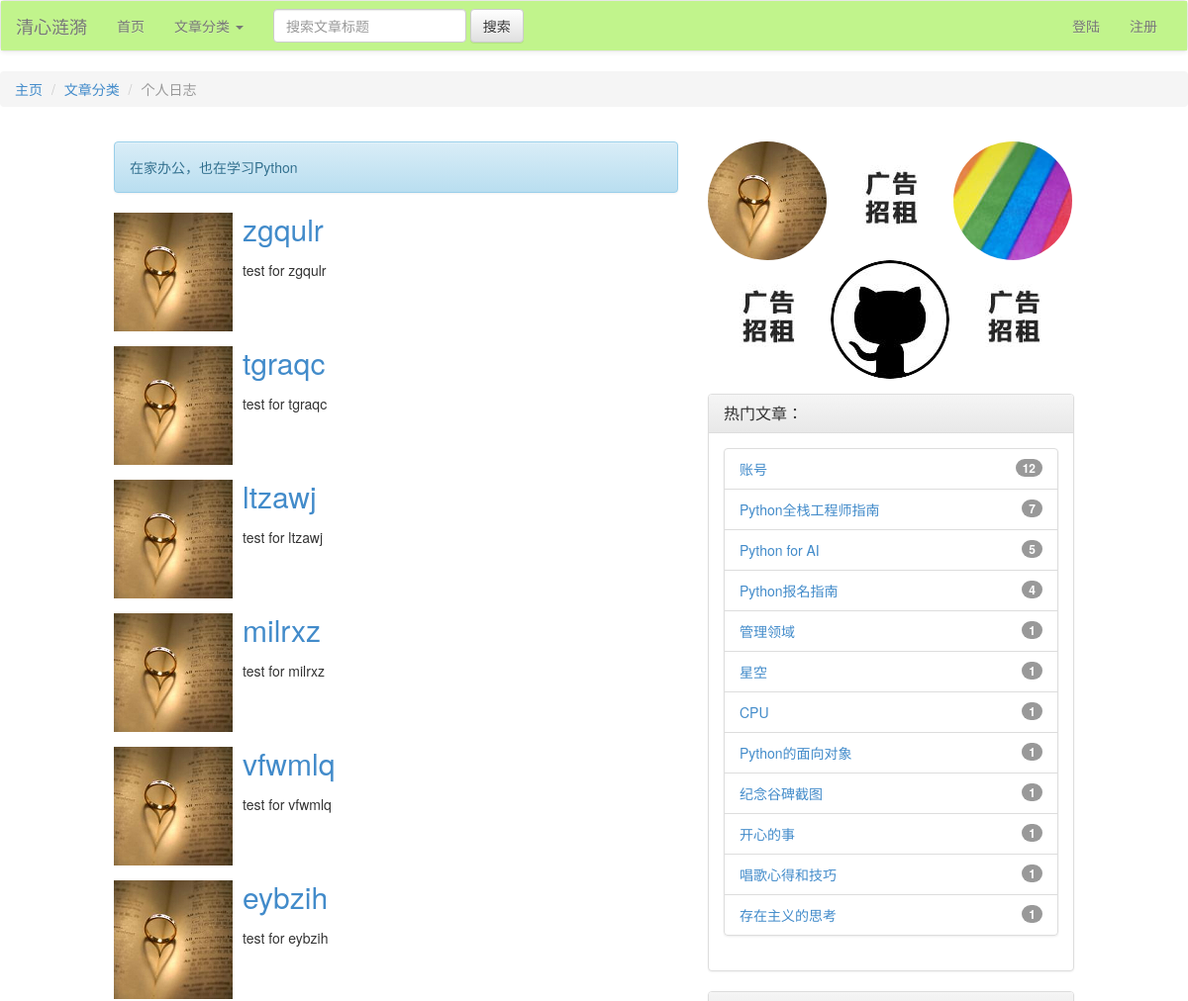
/article/cate/2/1 (upper part), run on an earlier commit of the app's database.
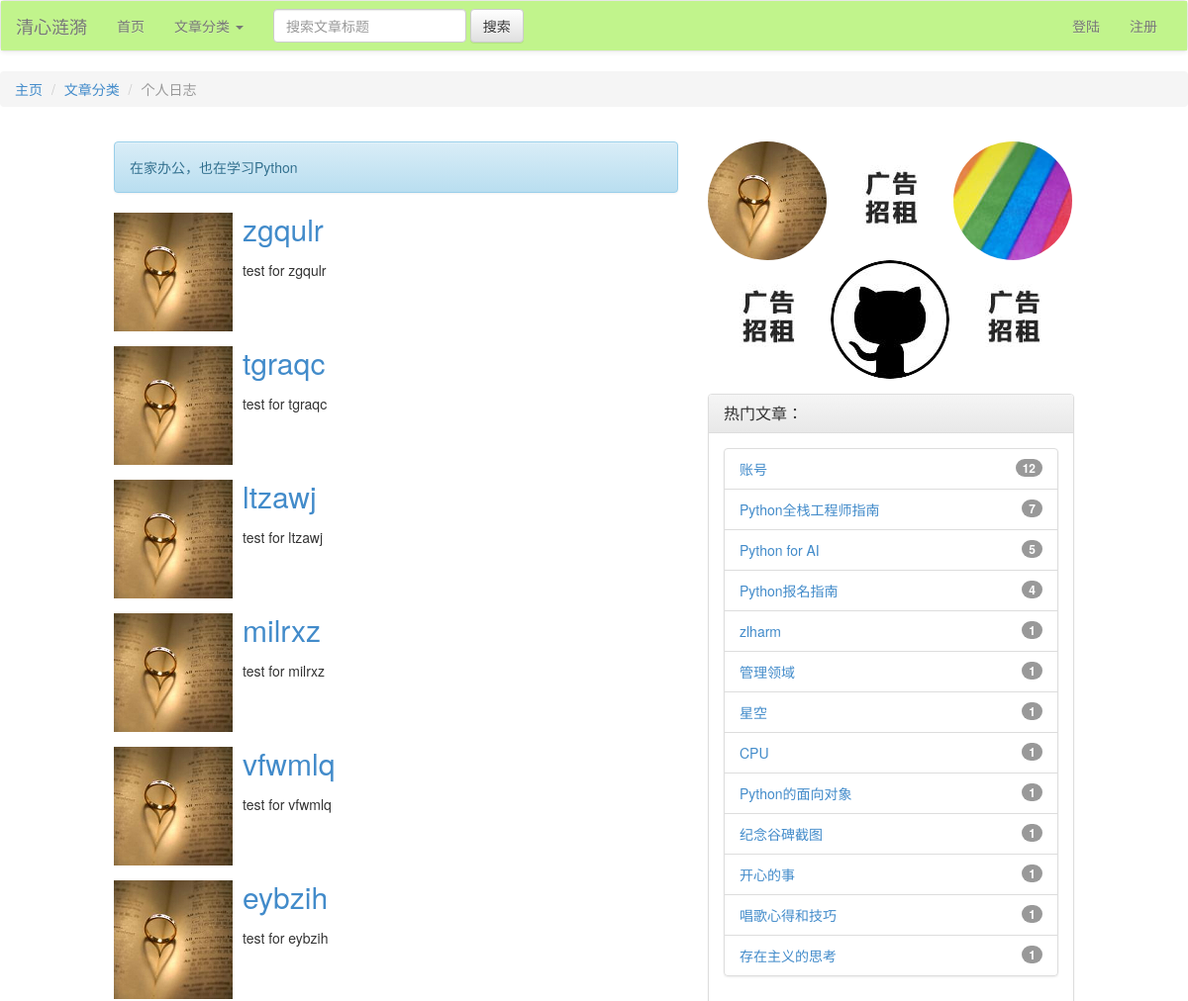
And on a later commit of the database.
### models.py (models this page shows)
class Category(db.Model):
    cate_id = db.Column(db.Integer, primary_key=True)
    cate_name = db.Column(db.String, unique=True)
    cate_order = db.Column(db.Integer, default=0)
    articles = db.relationship('Article')

class Alert(db.Model):
    alert_id = db.Column(db.Integer, primary_key=True)
    alert_time = db.Column(db.DateTime, default=datetime.now)
    alert_content = db.Column(db.String)

class Article(db.Model):
    id = db.Column(db.Integer, primary_key=True)
    title = db.Column(db.String)
    thumb = db.Column(db.String)
    intro = db.Column(db.String)
    author = db.Column(db.String)
    content = db.Column(db.Text)
    is_recommend = db.Column(db.Integer)
    pubdate = db.Column(db.DateTime, default=datetime.now)
    cate_id = db.Column(db.Integer, db.ForeignKey('category.cate_id'))
    comment = db.relationship('Comment')

### views/articles.py (the view, shortened to what this page needs)
@article_app.route('/cate/<int:cate_id>/<int:page>')
@article_app.route('/', defaults={'cate_id': 0, 'page': 1})
def getArticleList(cate_id, page):
    alert = Alert.query.order_by(Alert.alert_id.desc()).first()
    recommend_articles = Article.query.filter(Article.is_recommend != None).order_by(Article.is_recommend.desc()).limit(
        15)
    q = request.args.get('nav_search')
    if cate_id == 0:
        res = Article.query.order_by(Article.id.desc()).paginate(page, 15)
    else:
        res = Article.query.order_by(Article.id.desc()).filter_by(cate_id=cate_id).paginate(page, 15)
    category = Category.query.get(cate_id)
    articles = res.items
    pageList = res.iter_pages()
    return render_template('article/cate_articles.html', cate_id=cate_id, articles=articles, pageList=pageList,
                           category=category, res=res, alert=alert, recommend_articles=recommend_articles)

### app.py (called while the page is built)
@app.context_processor
def account():
    username = session.get('user')
    return {'username': username}

@app.context_processor
def getCateList():
    cates = Category.query.all()
    return {'cates': cates}

### templates/article/cate_articles.html (shortened to what this page needs)
{% extends'base.html' %}
{% block content %}
    <ol class="breadcrumb">
        <li><a href="{{ url_for('html') }}">主页</a></li>
        <li><a href="#">文章分类</a></li>
        <li class="active">{{ category.cate_name }}</li>
    </ol>
    <main>
        <div class="container-fluid">
            <div class="row">
                <div class="col-md-6 col-md-offset-1 col-sm-7 col-sm-offset-1">
                    <div class="alert alert-info" role="alert">{{ alert.alert_content }}</div>
                    <ul class="media-list">
                        {% for article in articles %}
                            <li class="media">
                                <div class="pull-left">
                                    {% if article.thumb==None or article.thumb=="" %}
                                        <img src="{{ url_for('static', filename='img/side/articuly.jpg') }}"
                                             class="media-object" style="width: 120px; height: 120px;">
                                    {% else %}
                                        <img src="{{ article.thumb }}" class="media-object"
                                             style="width: 120px; height: 120px;">
                                    {% endif %}
                                </div>
                                <div class="media-body">
                                    <h2 class="media-heading"><a
                                            href="{{ url_for("article_app.view", article_id=article.id) }}">{{ article.title }}</a>
                                    </h2>
                                    <div class="media">
                                        <p>{{ article['intro'] }}</p>
                                    </div>
                                </div>
                            </li>
                        {% endfor %}
                    </ul>
                </div>
                <div class="col-md-4 col-sm-3">
                    <img src="{{ url_for('static', filename='img/side/articuly.jpg') }}" alt="清心涟漪" class="img-circle">
                    <img src="{{ url_for('static', filename='img/side/ad.jpg') }}" alt="" class="img-rounded">
                    <img src="{{ url_for('static', filename='img/side/rainbow.jpg') }}" alt="彩虹" class="img-circle">
                    <img src="{{ url_for('static', filename='img/side/ad.jpg') }}" alt="" class="img-rounded">
                    <img src="{{ url_for('static', filename='img/side/github.jpg') }}" alt="Github" class="img-circle">
                    <img src="{{ url_for('static', filename='img/side/ad.jpg') }}" class="img-rounded">
                    <div class="panel panel-default">
                        <div class="panel-heading">
                            <h3 class="panel-title">热门文章：</h3>
                        </div>
                        <div class="panel-body">
                            <ul class="list-group">
                                {% for article in recommend_articles %}
                                    <li class="list-group-item"><a
                                            href="{{ url_for('article_app.view', article_id=article.id) }}">{{ article.title }}</a>
                                        <span class="badge">{{ article.is_recommend }}</span></li>
                                {% endfor %}
                            </ul>
                        </div>
                    </div>
                    <div class="panel panel-default">
                        <div class="panel-heading">
                        </div>
                    </div>
                </div>
            </div>
        </div>
    </main>
{% endblock %}

### templates/base.html (shortened to what this page needs)
<!DOCTYPE html>
<html>
{% block head %}
    <head>
        <link rel="stylesheet" type="text/css" href="{{ url_for("static", filename="css/bootstrap.css") }}"/>
        <link rel="stylesheet" type="text/css" href="{{ url_for("static", filename="css/bootstrap-theme.css") }}"/>
    </head>
{% endblock %}
<body>
{% block nav %}
    <nav class="navbar navbar-default">
        <div class="container-fluid" style="background-color: #C1F48C;">
            <div class="navbar-header">
                <a class="navbar-brand" href="#">清心涟漪</a>
            </div>
            <div class="collapse navbar-collapse" id="bs-example-navbar-collapse-1">
                <ul class="nav navbar-nav">
                    <li><a href="/">首页</a></li>
                    {% if cates.total!=0 %}
                        <li class="dropdown">
                            <a href="#" class="dropdown-toggle" data-toggle="dropdown" role="button"
                               aria-haspopup="true"
                               aria-expanded="false">文章分类 <span class="caret"></span></a>
                        </li>
                    {% endif %}
                </ul>
                <form class="navbar-form navbar-left" method="get">
                    <div class="form-group">
                        <input type="text" class="form-control" id="nav_search" name="nav_search" placeholder="搜索文章标题">
                    </div>
                    <div class="form-group">
                        <input type="submit" name="search" class="btn btn-default" value="搜索">
                    </div>
                </form>
                <ul class="nav navbar-nav navbar-right">
                    {% if not username %}
                        <li><a href="{{ url_for("login") }}">登陆</a></li>
                        <li><a href="{{ url_for("user_app.register") }}">注册</a></li>
                    {% endif %}
                </ul>
            </div>
        </div>
    </nav>
{% endblock %}
{% block content %}{% endblock %}
</body>
</html>

What changed in the data, as far as the page shows it:
now on this page (row edited): Article: title "zlharm", is_recommend "1", shown under "热门文章："
